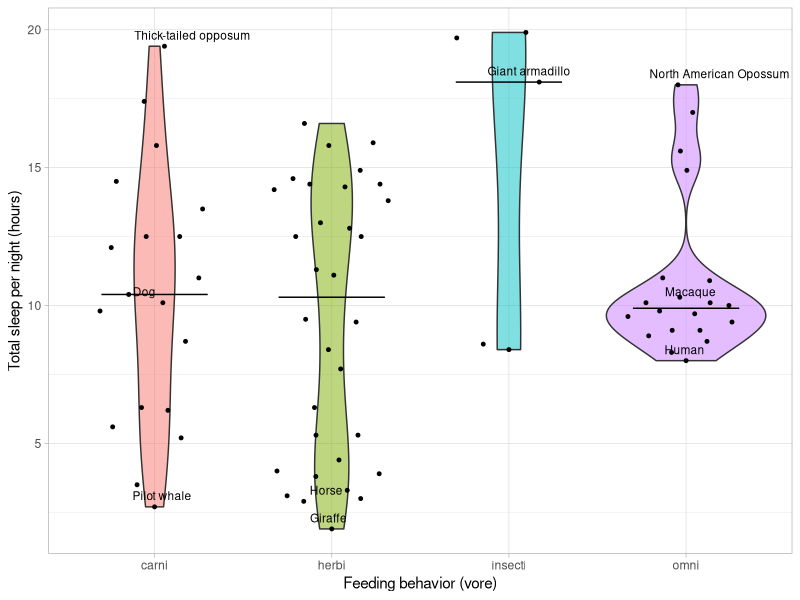

Recreate this plot in R.
# Mon May  2 11:04:39 2022 ------------------------------
library(tidyverse)
library(ggbeeswarm)
library(ggrepel)

#-- Get data
data("msleep")
msleep2 <- msleep %>%
    select(name, vore, sleep_total) %>%
    filter(!is.na(vore))

#-- Get some annotation (sleepiest, least sleepy, some honorable mentions)
sleepiest <- top_n(msleep2, 5, sleep_total) %>% .[c(1,3,5),]
least_sleepy <- top_n(msleep2, -3, sleep_total)
middle <- msleep2 %>% filter(name %in% c("Dog", "Human", "Macaque"))

annots <- bind_rows(sleepiest, least_sleepy, middle)

#-- Plot
ggplot(msleep2, aes(vore, fill = vore, sleep_total)) +
    geom_violin(alpha = 0.5) +
    geom_quasirandom(size = 1) +
    geom_text_repel(aes(label = name), size = 3, data = annots, hjust = 0, vjust = 1) +
    stat_summary(fun = median, geom = "crossbar", width = 0.6, size = 0.2) +
    labs(x = "Feeding behavior (vore)", y = "Total sleep per night (hours)") +
    guides(fill = "none") +
    theme_light()

